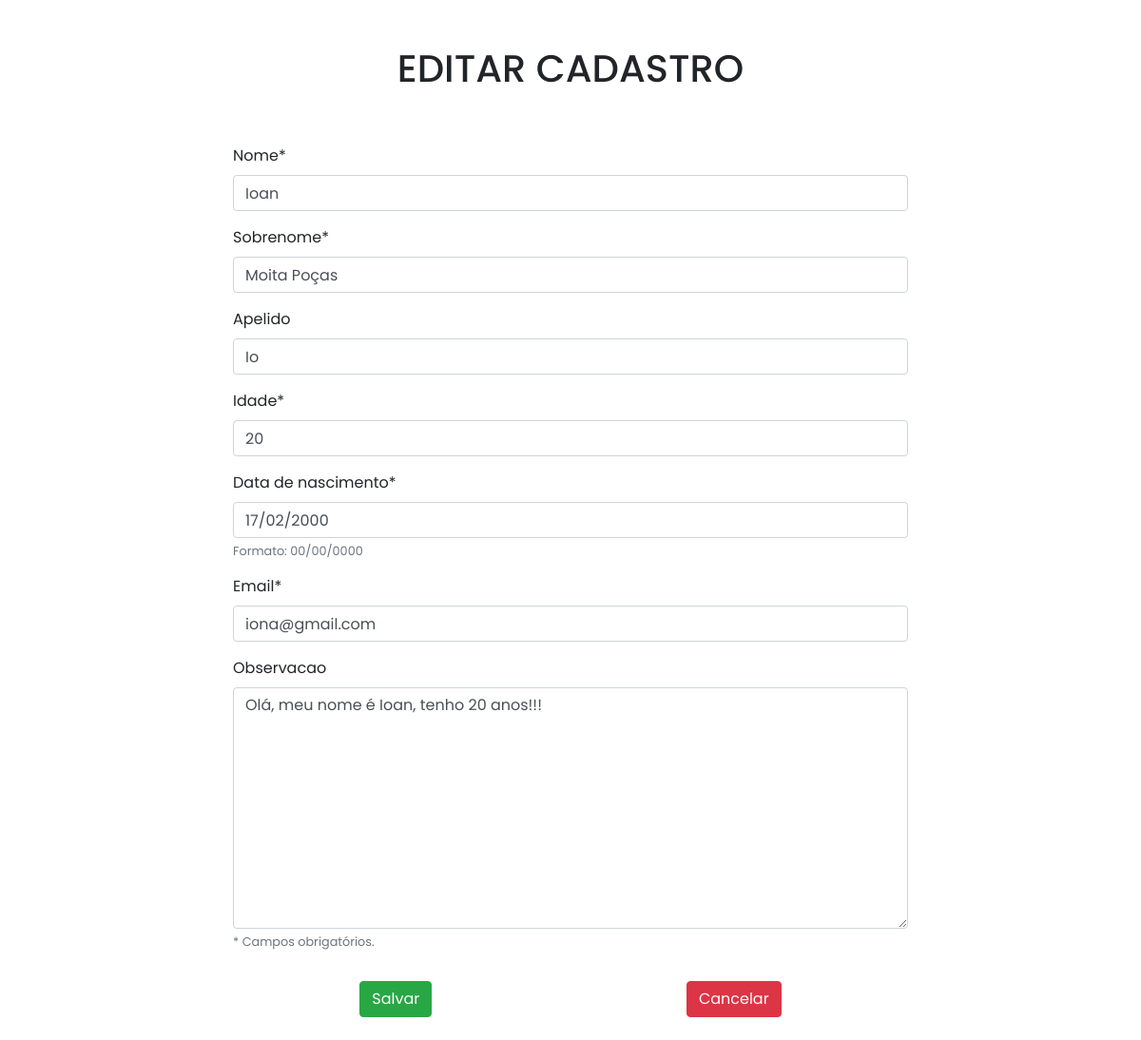
/edit/28/, run on the app's committed database.
### app/models.py (models this page shows)
class Pessoa(models.Model):
    nome = models.CharField(max_length=30)
    sobrenome = models.CharField(max_length=30)
    idade = models.IntegerField()
    data_de_nascimento = models.CharField(max_length=10)
    email = models.EmailField(max_length=50, default="")
    apelido = models.CharField(max_length=15, blank=True, null=True)
    observacao = models.TextField(max_length=80, blank=True, null=True)

### app/views.py (the view)
# urls.py: path('edit/<int:pk>/', edit, name='edit'),
def edit(request, pk):
    data = {}
    data['db'] = Pessoa.objects.get(pk=pk)
    data['form'] = PessoaForm(instance=data['db'])
    return render(request, 'form.html', data)

### app/forms.py
class PessoaForm(ModelForm):
     class Meta:
         model = Pessoa
         fields = ['nome', 'sobrenome', 'apelido', 'idade', 'data_de_nascimento', 'email', 'observacao']

### app/templates/form.html (shortened to what this page needs)
<!DOCTYPE html>
<html lang="pt-BR">
    <head>
        {% load static %}
        <link rel="stylesheet" href="https://stackpath.bootstrapcdn.com/bootstrap/4.1.3/css/bootstrap.min.css">
        <link rel="stylesheet" href="{% static 'css/style.css' %}">
        {% load crispy_forms_tags %}
    </head>
    <body>
        <div class="container">
            {% block content %}
            <div class="col-8 m-auto pt-5 text-center">
                {% if db %}<h1>EDITAR CADASTRO</h1>{% else %}<h1>CADASTRAR PESSOA</h1>{% endif %}
            </div>
            <div class="col-8 m-auto pt-5 pb-4">
                <form action="{% if db %}/update/{{db.id}}/{% else %}/create/{% endif %}" method="post" id="form" name="form">
                    <div class="form-group">{{ form.nome|as_crispy_field }}</div>
                    <div class="form-group">{{ form.sobrenome|as_crispy_field }}</div>
                    <div class="form-group">{{ form.apelido|as_crispy_field }}</div>
                    <div class="form-group">{{ form.idade|as_crispy_field }}</div>
                    <div class="form-group">
                        {{ form.data_de_nascimento|as_crispy_field }}
                        <small class="form-text text-muted">Formato: 00/00/0000</small>
                    </div>
                    <div class="form-group">{{ form.email|as_crispy_field }}</div>
                    <div class="form-group">
                        {{ form.observacao|as_crispy_field }}
                        <small class="form-text text-muted">* Campos obrigatórios.</small>
                    </div>
                    <div class="col-8 m-auto pt-3 d-flex justify-content-between">
                        <input type="submit" class="btn btn-success" value="Salvar">
                        <a href="/" class="btn btn-danger">Cancelar</a>
                    </div>
                </form>
            </div>
            {% endblock %}
        </div>
    </body>
</html>

### app/static/css/style.css (style rules this page uses)
* { font-family: 'Poppins', sans-serif; }
small { margin-top: -0.75rem !important; }

### data on the page
Pessoa: nome "Ioan", sobrenome "Moita Poças", apelido "Io", idade "20", data_de_nascimento "17/02/2000", email "iona@gmail.com", observacao "Olá, meu nome é Ioan, tenho 20 anos!!!"
